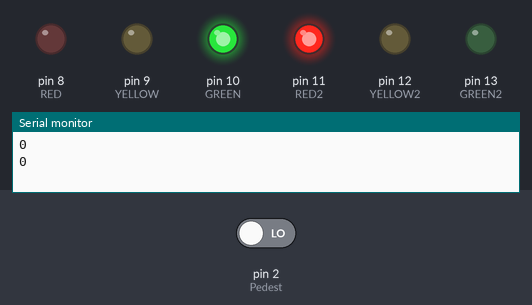
The sketch below on a simulated Arduino Uno, built with avr-gcc and run on an emulated ATmega328P. On the bench: output pins drawn as LEDs (lit = HIGH), the last lines printed to the serial monitor. The inputs (shaded band) are chosen by the test bench; at power-on: pin 2 (Pedest) LOW.

Above: at 12.4 s.
12.5 s: pin 2 (Pedest) driven HIGH
At 18.2 s:
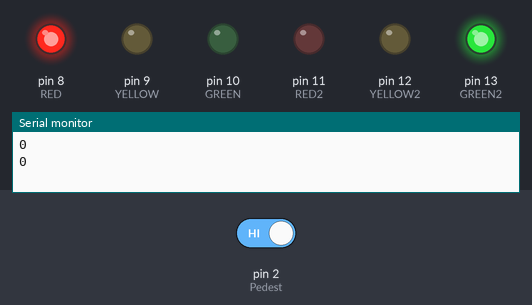
At 24.1 s:
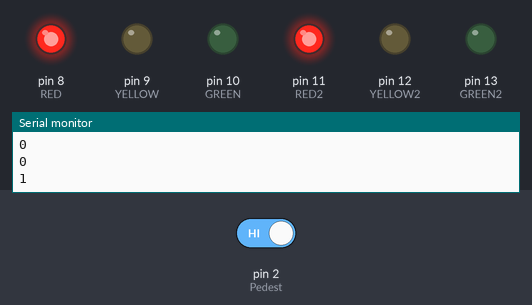
30.8 s: pin 2 (Pedest) driven LOW
At 40.7 s:
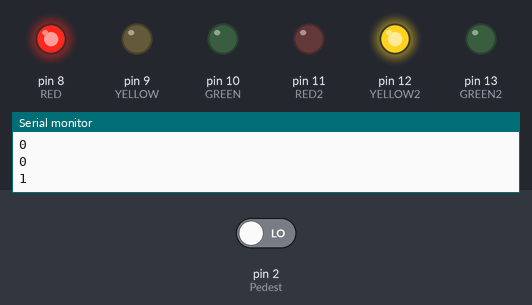
Timing chart, 0 to 41.1 s (numbered marks = the images above; inputs shaded):
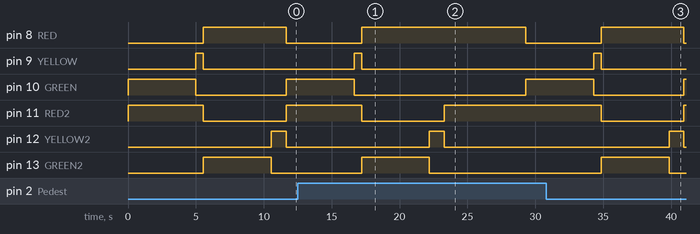

Measured:
- after the input at 12.5 s, pin 9 (YELLOW): goes on until 17.2 s, then stays LOW; pin 11 (RED2): goes on until 23.3 s, then stays HIGH; pin 13 (GREEN2): goes on until 22.2 s, then stays LOW

The sketch:

sketch_feb03a.ino
```cpp
int RED2 = 11;
int YELLOW2 = 12;
int GREEN2 = 13;
int RED = 8;
int YELLOW = 9;
int GREEN = 10;
int DELAY_GREEN = 5000;
int DELAY_RED = 5000;
int DELAY_YELLOW = 550;
int Button1 = 3;
int Button1State = 0;
int Pedest = 2; //pin 2 input
int counter = 0; //counter bit

void setup() {
  pinMode(GREEN,OUTPUT);
  pinMode(RED,OUTPUT);
  pinMode(YELLOW,OUTPUT);
  pinMode(Button1,INPUT);
  pinMode(GREEN2,OUTPUT);
  pinMode(RED2,OUTPUT);
  pinMode(YELLOW2,OUTPUT);
    Serial.begin(9600);
}

void loop()
{
//Button1State = digitalRead(Button1);
 // if (Button1State == true)
  {
  //digitalWrite(GREEN,LOW);
  //digitalWrite(YELLOW,LOW);
  //digitalWrite(RED,HIGH);
  }
//  else (Button1State != true);

 int currentState = digitalRead(Pedest);
 Serial.println(digitalRead(2));
 if(currentState == 1)
 {
    digitalWrite(GREEN,LOW);
    digitalWrite(YELLOW,LOW);
    digitalWrite(YELLOW2,LOW);
    digitalWrite(GREEN2,LOW);
    digitalWrite(RED2,HIGH);
    digitalWrite(RED,HIGH);
    delay(6000);

    counter++;
    if(counter == 2);
    {
      counter = 0;
    }
 }

  if(counter == 0)
  {
  digitalWrite(GREEN,HIGH);
  digitalWrite(YELLOW,LOW);
  digitalWrite(RED,LOW);
  digitalWrite(RED2,HIGH);
  digitalWrite(YELLOW2,LOW);
  digitalWrite(GREEN2,LOW);

  delay(DELAY_RED);
  digitalWrite(GREEN,LOW);
  digitalWrite(YELLOW,HIGH);
  digitalWrite(RED,LOW);
  digitalWrite(RED2,HIGH);
  delay(DELAY_YELLOW);
  digitalWrite(YELLOW,LOW);
  digitalWrite(GREEN2,HIGH);
  digitalWrite(RED,HIGH);
  digitalWrite(RED2,LOW);
  digitalWrite(GREEN,LOW);
  digitalWrite(YELLOW2,LOW);
  delay(5000);
  digitalWrite(GREEN2,LOW);
   digitalWrite(GREEN,LOW);
  digitalWrite(YELLOW2,HIGH);
  digitalWrite(RED,HIGH);
  delay(DELAY_YELLOW);
  //digitalWrite(YELLOW,HIGH);
  digitalWrite(RED2,LOW);
  digitalWrite(GREEN,LOW);
  digitalWrite(YELLOW2,HIGH);
  delay(DELAY_YELLOW);
  digitalWrite(YELLOW2,LOW);
  digitalWrite(YELLOW,LOW);
  digitalWrite(RED,LOW);
  digitalWrite(RED2,HIGH);
  digitalWrite(GREEN2,HIGH);
  digitalWrite(GREEN,LOW);
  }
}
```
